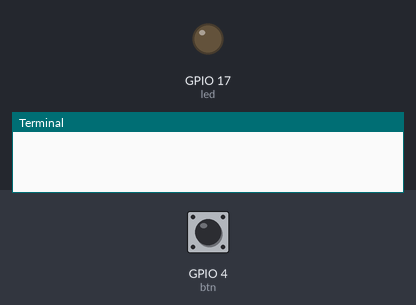
A program run on a simulated Raspberry Pi (BCM pin numbers). On the bench: output pins drawn as LEDs (lit = HIGH), the last lines printed to the terminal. The inputs (shaded band) are chosen by the test bench; at power-on: GPIO 4 (btn) HIGH. Random numbers come from a fixed seed; the clock reads 2024-03-15 10:24:30 at power-on unless the program sets it.

Above: at 1.2 s.
1.3 s: GPIO 4 (btn) pulled LOW for 3.2 s
At 13.7 s:
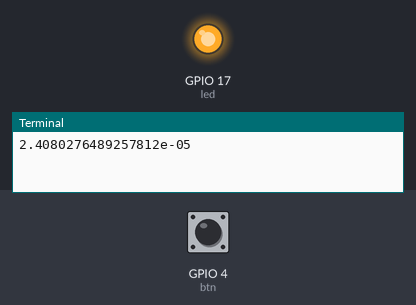
Timing chart, 0 to 14.5 s (numbered marks = the images above; inputs shaded):
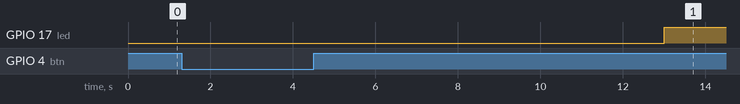

The program:

Reaction_Time_Game.py
```python
from gpiozero import LED, Button
from time import time, sleep
from random import randint

led = LED(17)
btn = Button(4)

while True:
    sleep(randint(1,10))
    led.on()
    start = time()
    btn.wait_for_press()
    end = time()
    led.off()
    print(end - start)
    btn.wait_for_press()
```
